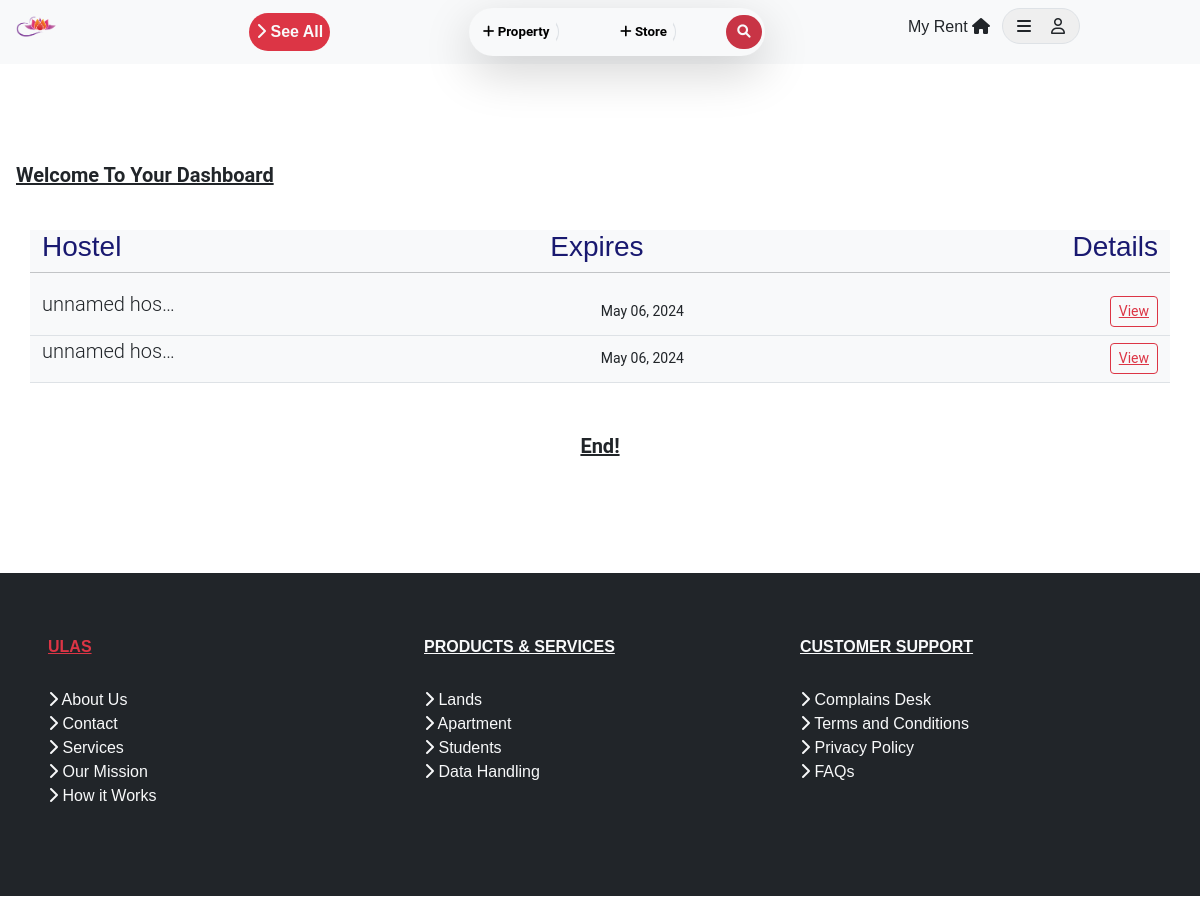
The page /booking/summary (signed in) on the database as committed earlier.
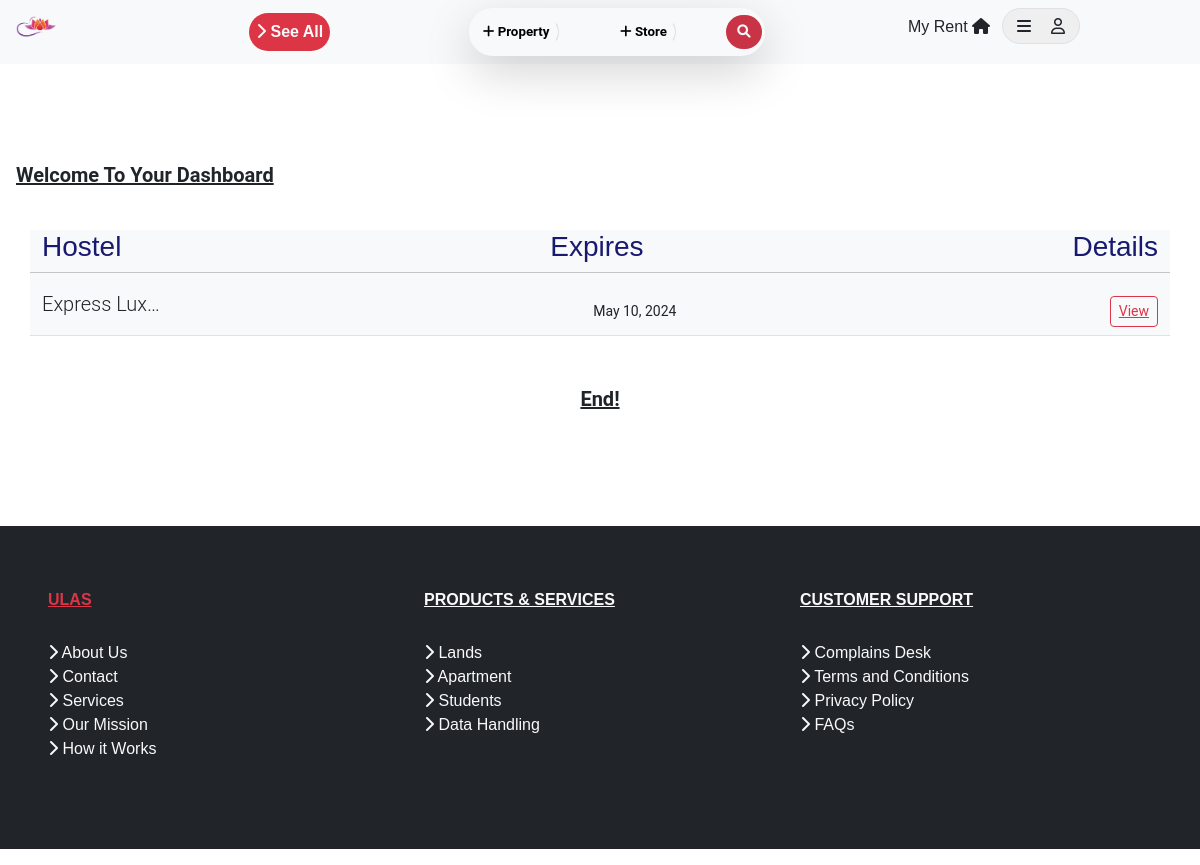
The same page on the database as committed later.
### hostels/models.py (models this page shows, shortened)
class Booking(models.Model):
    hostel = models.ForeignKey(Hostel, on_delete=models.CASCADE)
    tenant = models.ForeignKey(user, on_delete=models.CASCADE)
    check_in = models.DateTimeField(default=timezone.now)
    phone_number = models.CharField(max_length=10, null=True, blank=True)
    cost = models.DecimalField(max_digits=8, decimal_places=2)
    room_no = models.PositiveIntegerField()
    first_name = models.CharField(max_length=50)
    last_name = models.CharField(max_length=50)
    email_address = models.EmailField()
    city_or_town = models.CharField(max_length=100)
    university_identification_number = models.PositiveIntegerField()
    region_of_residence = models.CharField(max_length=100)
    digital_address = models.CharField(max_length=100)
    is_verified = models.BooleanField(default=False)
    '''
    get and return the message of name of the message sent
    '''
    '''
    getting the price of the hostel
    '''
    def price(self):
        return self.hostel.get_cost()
    '''assigning a room number to the tenant'''
    '''
    getting the hostel name
    '''
    '''
    auto calculating the expiry date of the rent
    '''
    def expiration_date(self):
        delta = self.check_in + timezone.timedelta(days=366)
        return delta
    '''
    a method that checks when user rent expires and increase the number of hostels by 1
    '''

class Hostel(models.Model):
    owner_name = models.CharField(max_length=100, default='gunarcom')
    school = models.ForeignKey(School, on_delete=models.CASCADE)
    campus = models.CharField(max_length=100, default='Main Campus')
    hostel_name = models.CharField(max_length=50, default='unnamed hostel')
    contact = PhoneNumberField()
    image = models.ImageField(blank=True,
                              upload_to='static/images',
                              default=None)
    date_added = models.DateTimeField(default=timezone.now)
    no_of_rooms = models.PositiveIntegerField()
    hostel_coordinates = models.CharField(max_length=100)
    cost_per_room = models.DecimalField(max_digits=8, decimal_places=2)
    duration = models.PositiveIntegerField()
    amenities = MultiSelectField(choices=AMENITIES, max_choices=500, max_length=500)
    wifi = models.CharField(max_length=20)
    details = RichTextUploadingField()
    '''
    trimming images to an appropriate size before saving to the database
    '''
    def __str__(self):
        return self.hostel_name
    '''
    a method to get the cost of a romm
    '''
    '''
    calculating the distance of the hostel to the campus
    '''

### hostels/views.py (the view)
# urls.py: path('booking/summary', dashboard, name='booking-details'),
@login_required
def dashboard(request):
    dash = Booking.objects.filter(tenant=request.user)
    return render(request, 'hostels/dashboard.html', {'dash':dash})

### hostels/templates/hostels/dashboard.html (shortened to what this page needs)
{% extends 'hostels/base.html' %}
{% load static %}
{% block content %}
<section class="user">
    <p class="lead fw-bolder text-dark text-decoration-underline pb-4 text-capitalize">Welcome to your dashboard</p>
    <div class="container">
        <div class="row bg-light  d-flex justify-content-center">
            <div class="d-flex justify-content-between">
                <h3>Hostel</h3>
                <h3>Expires</h3>
                <h3>Details</h3>
            </div>
            <hr>
            {% for booking in dash %}
            <div class="col-12 border-bottom d-none d-sm-block d-lg-block">
                 <div class="d-flex justify-content-between align-items-center">
                    <p class="lead text-dark">{{booking.hostel|truncatechars:12}}</p>
                    <small>{{booking.expiration_date|date:'M d, Y'}}</small>
                    <button title="{{booking.hostel}}" class="btn btn-sm btn-outline-danger text-decoration-underline">View</button>
                 </div>
            </div>
             {% empty %}
                You have got no booking yet
            {% endfor %}
        </div>
    </div>
    <p class="text-dark text-center pt-5 lead text-decoration-underline fw-bolder">End!</p>
</section>
{% endblock %}

Rows that differ between the two databases and show on the page:
removed Booking: hostel "unnamed hos…", expiration_date "May 06, 2024"
changed Booking: hostel "unnamed hos…" → "Express Lux…"; expiration_date "May 06, 2024" → "May 10, 2024"
